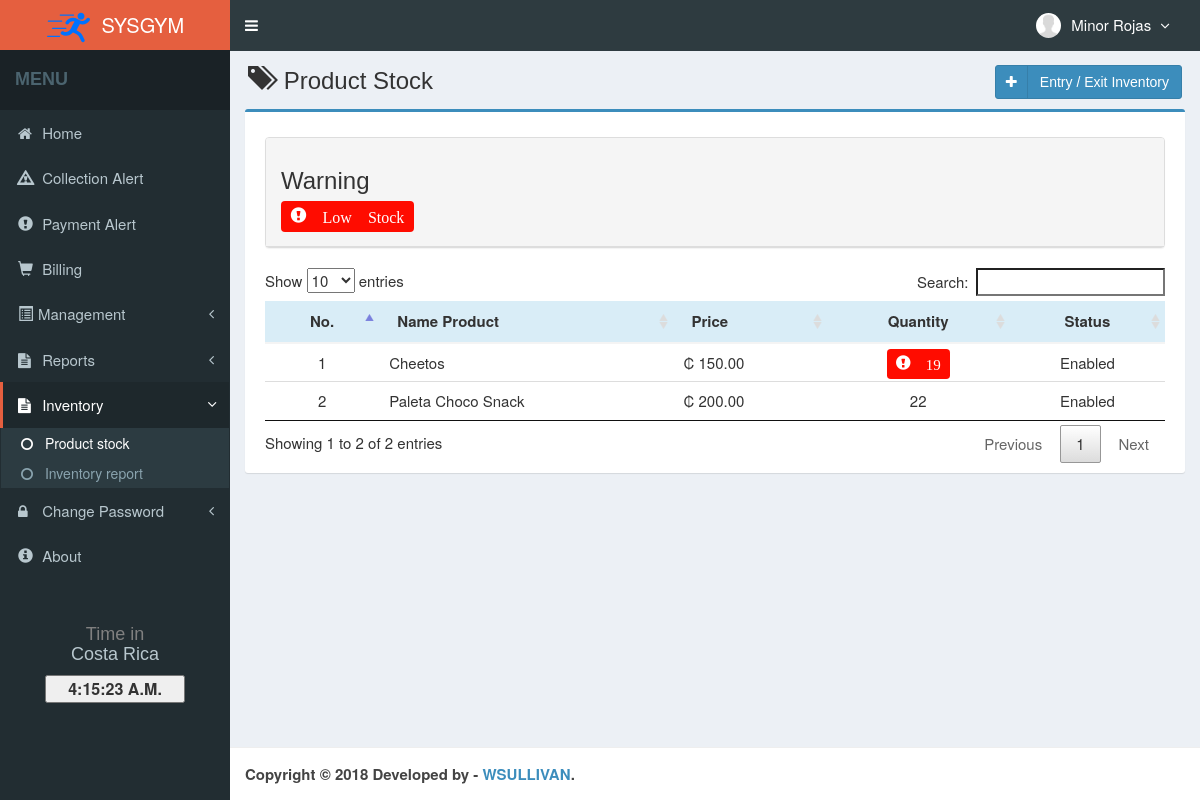
The page /main.php?module=product_stock (signed in) on the database as committed earlier.
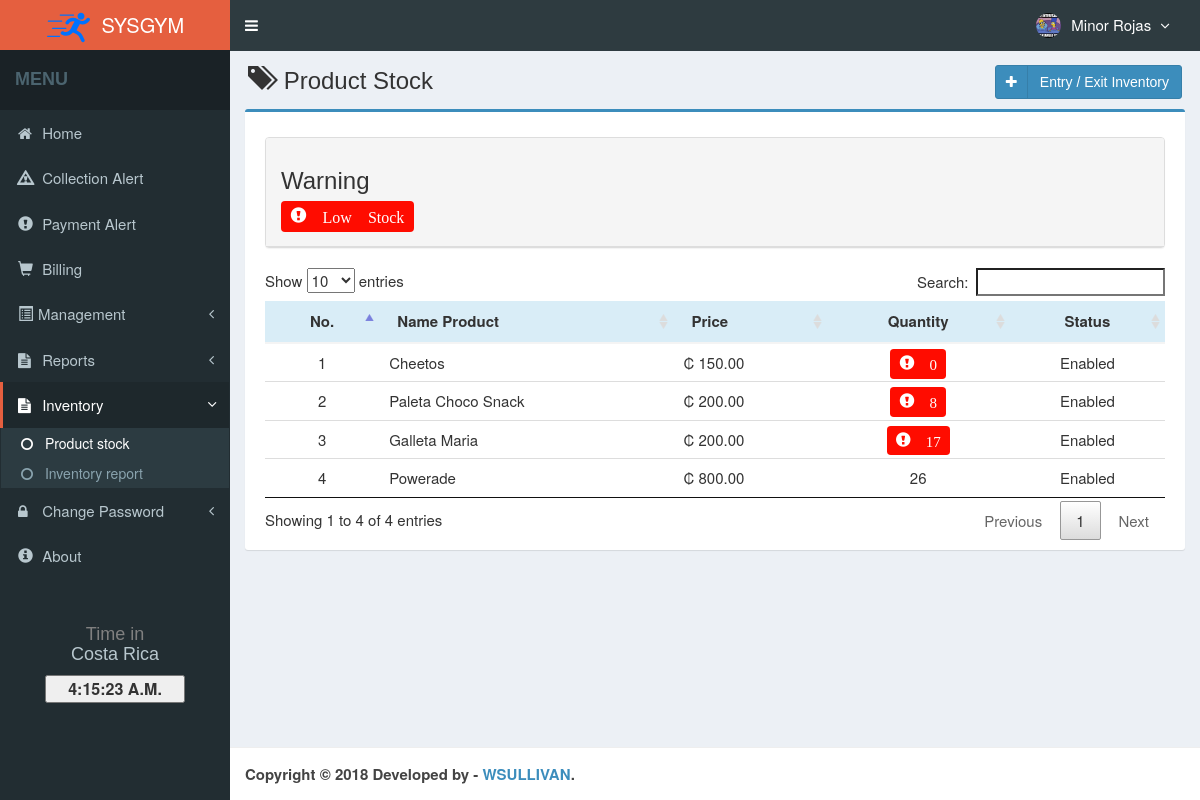
The same page on the database as committed later.
### tables this page shows
CREATE TABLE `producto` (
  `IDProducto` int(11) NOT NULL,
  `NombreProducto` varchar(40) NOT NULL,
  `Precio` decimal(8,1) NOT NULL,
  `Cantidad` int(11) NOT NULL,
  `IDProveedor` int(11) NOT NULL,
  `Detalle` varchar(100) DEFAULT NULL,
  `Estado` enum('Enabled','Disabled') NOT NULL DEFAULT 'Enabled',
  `created_user` int(11) NOT NULL,
  `created_at` timestamp NOT NULL DEFAULT CURRENT_TIMESTAMP,
  `updated_user` int(11) NOT NULL,
  `updated_at` timestamp NOT NULL DEFAULT CURRENT_TIMESTAMP ON UPDATE CURRENT_TIMESTAMP
);

CREATE TABLE `usuario` (
  `IDUsuario` int(11) NOT NULL,
  `NombreUsuario` varchar(30) NOT NULL,
  `Contrasenia` varchar(60) NOT NULL,
  `Cedula` varchar(15) NOT NULL,
  `NombreCompleto` varchar(50) NOT NULL,
  `Correo` varchar(50) NOT NULL,
  `Telefono` varchar(20) NOT NULL,
  `Direccion` text NOT NULL,
  `Foto` varchar(100) DEFAULT NULL,
  `Role` varchar(15) NOT NULL,
  `Estado` enum('Enabled','Disabled') NOT NULL DEFAULT 'Enabled',
  `created_at` timestamp NOT NULL DEFAULT CURRENT_TIMESTAMP,
  `updated_at` timestamp NOT NULL DEFAULT CURRENT_TIMESTAMP ON UPDATE CURRENT_TIMESTAMP
);

### Module/product/view_stock.php (the view, shortened to what this page needs)
<section class="content-header">
  <h1>
    <i class="glyphicon glyphicon-tags icon-title"></i> Product Stock
    <a class="btn btn-primary btn-social pull-right" href="?module=form_stock&form=add" title="Agregar" data-toggle="tooltip">
      <i class="fa fa-plus"></i> Entry / Exit Inventory
    </a>
  </h1>
</section>
<section class="content">
  <div class="row">
    <div class="col-md-12">
      <div class="box box-primary">
        <div class="box-body">
          <div class="panel panel-default">
            <div class="panel-heading">
              <h3>Warning</h3>
              <p><span class="label" style="font-size: 16px;font-weight: bold;background-color: #FF0C00;"><i class="glyphicon glyphicon-exclamation-sign"> Low Stock</i></span></p>
            </div>
          </div>
          <div class="table-responsive">
          <table id="dataTables1" class="table row-border table-hover">
            <thead>
              <tr class="info">
                <th class="center">No.</th>
                <th>Name Product</th>
                <th>Price</th>
                <th class="center">Quantity</th>
                <th class="center">Status</th>
              </tr>
            </thead>
            <tbody>
            <?php
            $no = 1;
            $query = mysqli_query($mysqli, "SELECT producto.IDProducto,producto.NombreProducto,producto.Precio,
                                            producto.Cantidad,producto.Estado
                                            FROM producto, proveedor WHERE producto.IDProveedor=proveedor.IDProveedor
                                            ORDER BY producto.Cantidad ASC")
                                            or die('error: '.mysqli_error($mysqli));
            while ($data = mysqli_fetch_assoc($query)) {
              $price_aux = $data['Precio'];
              $price_aux = number_format($price_aux,2);
              echo "<tr width='20'>
                      <td class='center'>$no</td>
                      <td>$data[NombreProducto]</td>
                      <td>₡ $price_aux</td>"; ?>
                      <?php
                      $qty_aux = $data['Cantidad'] ;
                        if ($qty_aux <= 20) { ?>
                          <td class="center"><span class="label" style="font-size: 15px;font-weight: bold;background-color: #FF0C00;"><i class="glyphicon glyphicon-exclamation-sign"> <?php echo $qty_aux; ?></i></span></td>
                         <?php }
                         else { ?>
                          <td class="center"><?php echo $data['Cantidad']; ?></td>
                         <?php }
                          ?>
                      <td class='center'><?php echo $data['Estado']; ?></td>
              <?php $no++; } ?>
            </tbody>
          </table>
          </div>
        </div>
      </div>
    </div>
  </div>
</section>

### top-menu.php (shortened to what this page needs)
<?php
require_once "Config/database.php";
  $query = mysqli_query($mysqli, "SELECT IDUsuario, NombreUsuario, Foto, Role,NombreCompleto FROM usuario
  WHERE IDUsuario='$_SESSION[IDUsuario]'");
  $data = mysqli_fetch_assoc($query);
?>
<li class="dropdown user user-menu">
  <a href="#" class="dropdown-toggle" data-toggle="dropdown">
  <?php
  if ($data['Foto']=="") { ?>
    <img src="Content/images/user/user-default.png" class="user-image" alt="User Image"/>
  <?php
  }
  else { ?>
    <img src="Content/images/user/<?php echo $data['Foto']; ?>" class="user-image" alt="User Image"/>
  <?php
  }
  ?>
    <span class="hidden-xs"><?php echo $data['NombreCompleto']; ?> <i style="margin-left:5px" class="fa fa-angle-down"></i></span>
  </a>
</li>

Rows that differ between the two databases and show on the page:
changed usuario "Minor Rojas": Foto: picture added
changed producto "Cheetos": Cantidad "19" → "0"
changed producto "Paleta Choco Snack": Cantidad "22" → "8"
added producto: NombreProducto "Galleta Maria", Precio "200.00", Cantidad "17", Estado "Enabled"
added producto: NombreProducto "Powerade", Precio "800.00", Cantidad "26", Estado "Enabled"
Other text that changed with them:
text written by a page script: "Show entries Search: Showing 1 to 2 of 2 entries Previous 1 Next" → "Show entries Search: Showing 1 to 4 of 4 entries Previous 1 Next"
